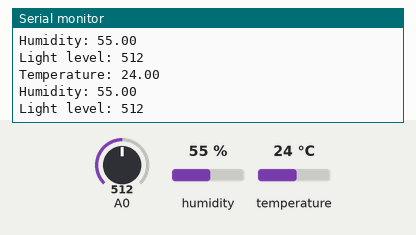
Simulated run of this sketch. Board: Arduino Uno, built with avr-gcc and run on an emulated ATmega328P. Parts: the last lines printed to the serial monitor. The inputs (shaded band) are chosen by the test bench; at power-on: A0 = 512, humidity 55 %, temperature 24 °C.

Above: at 1.2 s.
1.3 s: A0 set to 11
At 1.36 s:
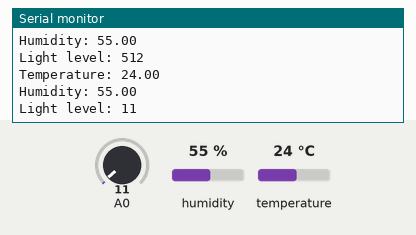
2.8 s: A0 set to 8
At 2.91 s:
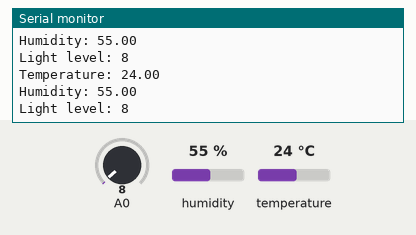
7.3 s: A0 set to 94
At 7.35 s:
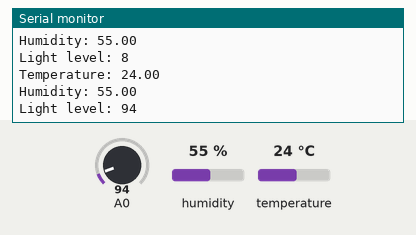
8.8 s: A0 set to 105
At 8.9 s:
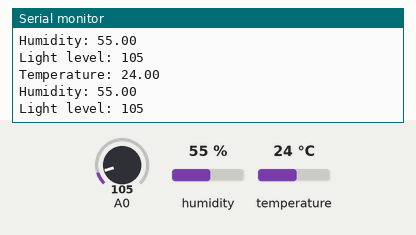
Timing chart, 0 to 11.3 s (numbered marks = the images above; inputs shaded):
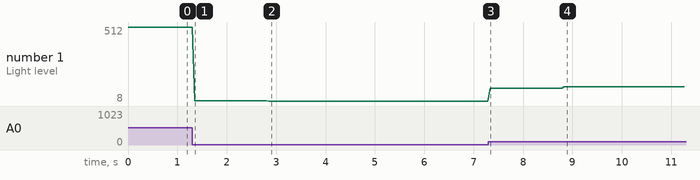

Measured:
- after the input at 1.3 s, the serial monitor: prints a new line after 0.05 s (image 1)
- after the input at 2.8 s, the serial monitor: prints a new line after 0.05 s (image 2)
- after the input at 7.3 s, the serial monitor: prints a new line at once (image 3)
- after the input at 8.8 s, the serial monitor: prints a new line at once (image 4)
- plotted number 1: 512 → 11 after the input at 1.3 s, 11 → 8 after the input at 2.8 s, 8 → 94 after the input at 7.3 s, 94 → 105 after the input at 8.8 s

The sketch:

yun1_sensorTest.ino
```cpp
// Test sketch for the DHT11 & photocell sensors

// Variables
int lightLevel;
float humidity;
float temperature;

// Include required libraries
#include "DHT.h"

// DHT11 sensor pins
#define DHTPIN 8
#define DHTTYPE DHT22

// DHT instance
DHT dht(DHTPIN, DHTTYPE);

void setup(void)
{

  // Initialize DHT sensor
  dht.begin();

  // Init serial
  Serial.begin(115200);

}

void loop(void)
{

    // Measure the humidity & temperature
    float humidity = dht.readHumidity();
    float temperature = dht.readTemperature();

    // Measure light level
    int lightLevel = analogRead(A0);

    // Print measurements
    Serial.print("Temperature: ");
    Serial.println(temperature);
    Serial.print("Humidity: ");
    Serial.println(humidity);
    Serial.print("Light level: ");
    Serial.println(lightLevel);
    Serial.println("");

    // Repeat 50 ms
    delay(50);

}
```
